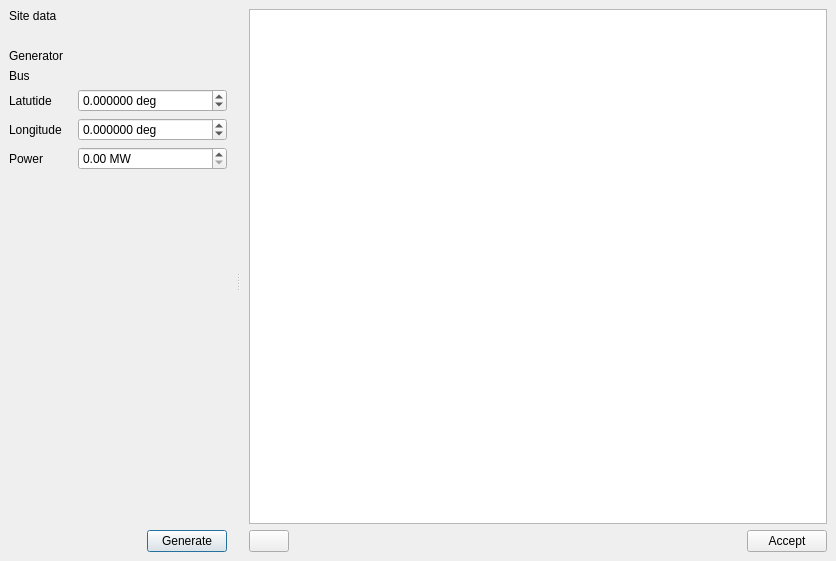
<?xml version="1.0" encoding="UTF-8"?>
<ui version="4.0">
 <class>MainWindow</class>
 <widget class="QDialog" name="MainWindow">
  <property name="geometry">
   <rect>
    <x>0</x>
    <y>0</y>
    <width>836</width>
    <height>561</height>
   </rect>
  </property>
  <property name="windowTitle">
   <string>Solar power wizard</string>
  </property>
  <property name="windowIcon">
   <iconset resource="icons.qrc">
    <normaloff>:/Icons/icons/solar_power.svg</normaloff>:/Icons/icons/solar_power.svg</iconset>
  </property>
  <layout class="QVBoxLayout" name="verticalLayout">
   <property name="leftMargin">
    <number>0</number>
   </property>
   <property name="topMargin">
    <number>0</number>
   </property>
   <property name="rightMargin">
    <number>0</number>
   </property>
   <property name="bottomMargin">
    <number>0</number>
   </property>
   <item>
    <widget class="QSplitter" name="splitter">
     <property name="orientation">
      <enum>Qt::Horizontal</enum>
     </property>
     <widget class="QFrame" name="frame">
      <property name="frameShape">
       <enum>QFrame::NoFrame</enum>
      </property>
      <property name="frameShadow">
       <enum>QFrame::Raised</enum>
      </property>
      <layout class="QGridLayout" name="gridLayout_2">
       <item row="2" column="0" colspan="2">
        <widget class="QLabel" name="label_3">
         <property name="text">
          <string>Site data</string>
         </property>
        </widget>
       </item>
       <item row="3" column="0">
        <widget class="QLabel" name="label_2">
         <property name="text">
          <string/>
         </property>
        </widget>
       </item>
       <item row="7" column="0">
        <widget class="QLabel" name="label_5">
         <property name="text">
          <string>Longitude</string>
         </property>
        </widget>
       </item>
       <item row="6" column="1" colspan="2">
        <widget class="QDoubleSpinBox" name="latitudeSpinBox">
         <property name="suffix">
          <string> deg</string>
         </property>
         <property name="decimals">
          <number>6</number>
         </property>
         <property name="minimum">
          <double>-9999999.000000000000000</double>
         </property>
         <property name="maximum">
          <double>99999.000000000000000</double>
         </property>
        </widget>
       </item>
       <item row="9" column="0">
        <spacer name="verticalSpacer">
         <property name="orientation">
          <enum>Qt::Vertical</enum>
         </property>
         <property name="sizeHint" stdset="0">
          <size>
           <width>20</width>
           <height>40</height>
          </size>
         </property>
        </spacer>
       </item>
       <item row="7" column="1" colspan="2">
        <widget class="QDoubleSpinBox" name="longitudeSpinBox">
         <property name="suffix">
          <string> deg</string>
         </property>
         <property name="decimals">
          <number>6</number>
         </property>
         <property name="minimum">
          <double>-9999999.000000000000000</double>
         </property>
         <property name="maximum">
          <double>99999.000000000000000</double>
         </property>
        </widget>
       </item>
       <item row="8" column="1" colspan="2">
        <widget class="QDoubleSpinBox" name="powerSpinBox">
         <property name="suffix">
          <string> MW</string>
         </property>
         <property name="maximum">
          <double>99999.000000000000000</double>
         </property>
        </widget>
       </item>
       <item row="6" column="0">
        <widget class="QLabel" name="label_4">
         <property name="text">
          <string>Latutide</string>
         </property>
        </widget>
       </item>
       <item row="8" column="0">
        <widget class="QLabel" name="label">
         <property name="text">
          <string>Power</string>
         </property>
        </widget>
       </item>
       <item row="5" column="0" colspan="3">
        <widget class="QLabel" name="label_bus">
         <property name="text">
          <string>Bus</string>
         </property>
        </widget>
       </item>
       <item row="4" column="0" colspan="3">
        <widget class="QLabel" name="label_gen">
         <property name="text">
          <string>Generator</string>
         </property>
        </widget>
       </item>
       <item row="10" column="2">
        <widget class="QPushButton" name="generateButton">
         <property name="text">
          <string>Generate</string>
         </property>
        </widget>
       </item>
      </layout>
     </widget>
     <widget class="QFrame" name="frame_4">
      <property name="frameShape">
       <enum>QFrame::NoFrame</enum>
      </property>
      <property name="frameShadow">
       <enum>QFrame::Raised</enum>
      </property>
      <layout class="QGridLayout" name="gridLayout">
       <item row="1" column="0" colspan="2">
        <widget class="QPushButton" name="plotButton">
         <property name="toolTip">
          <string>Plot data</string>
         </property>
         <property name="text">
          <string/>
         </property>
         <property name="icon">
          <iconset resource="icons.qrc">
           <normaloff>:/Icons/icons/plot.svg</normaloff>:/Icons/icons/plot.svg</iconset>
         </property>
        </widget>
       </item>
       <item row="1" column="2">
        <spacer name="horizontalSpacer_2">
         <property name="orientation">
          <enum>Qt::Horizontal</enum>
         </property>
         <property name="sizeHint" stdset="0">
          <size>
           <width>394</width>
           <height>20</height>
          </size>
         </property>
        </spacer>
       </item>
       <item row="1" column="3">
        <widget class="QPushButton" name="acceptButton">
         <property name="text">
          <string>Accept</string>
         </property>
        </widget>
       </item>
       <item row="0" column="0" colspan="4">
        <widget class="QTableView" name="resultsTableView"/>
       </item>
      </layout>
     </widget>
    </widget>
   </item>
  </layout>
  <action name="actionCopy_to_clipboard">
   <property name="icon">
    <iconset>
     <normaloff>:/Icons/icons/copy.svg</normaloff>:/Icons/icons/copy.svg</iconset>
   </property>
   <property name="text">
    <string>Copy to clipboard</string>
   </property>
  </action>
  <action name="actionSave">
   <property name="icon">
    <iconset>
     <normaloff>:/Icons/icons/import_profiles.svg</normaloff>:/Icons/icons/import_profiles.svg</iconset>
   </property>
   <property name="text">
    <string>Save</string>
   </property>
  </action>
 </widget>
 <resources>
  <include location="icons.qrc"/>
 </resources>
 <connections/>
</ui>
